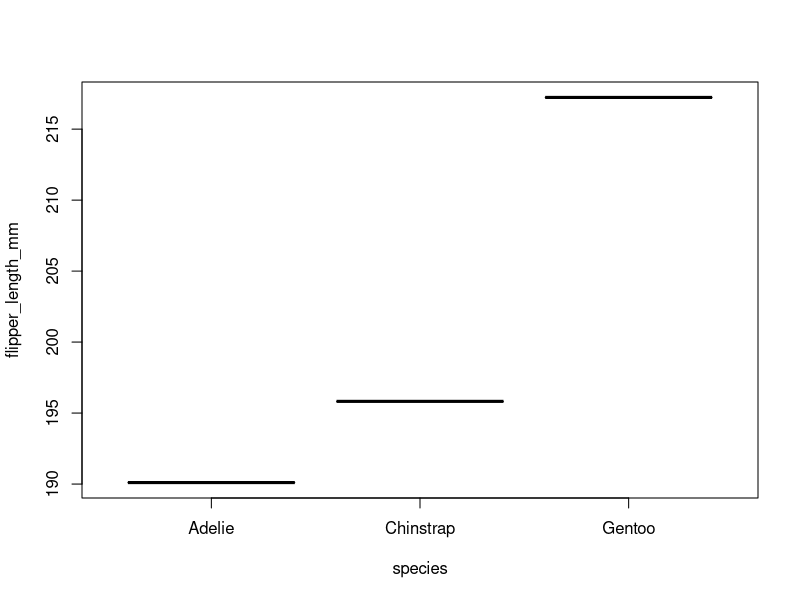

The R source for this figure:
## ---- chunk 1
library(tidyverse)
library(palmerpenguins)
head(penguins)
## ---- chunk 2
#| message: false
n_islands <- n_distinct(penguins$island)

n_islands
## ---- chunk 3
#| label: avg_flip
#| fig-cap: "A table showing average flipper length in mm by species"

avg_flip <- penguins |> 
  group_by(species) |> 
  drop_na() |> 
  summarise(flipper_length_mm = mean(flipper_length_mm))
plot(avg_flip)
## ---- chunk 4
#| fig-cap: "A table showing average flipper length in mm by species by island"
avg_flip_per_island <- penguins |> 
  group_by(species, island) |> 
  drop_na() |> 
  summarise(flipper_length_mm = mean(flipper_length_mm))
avg_flip_per_island
